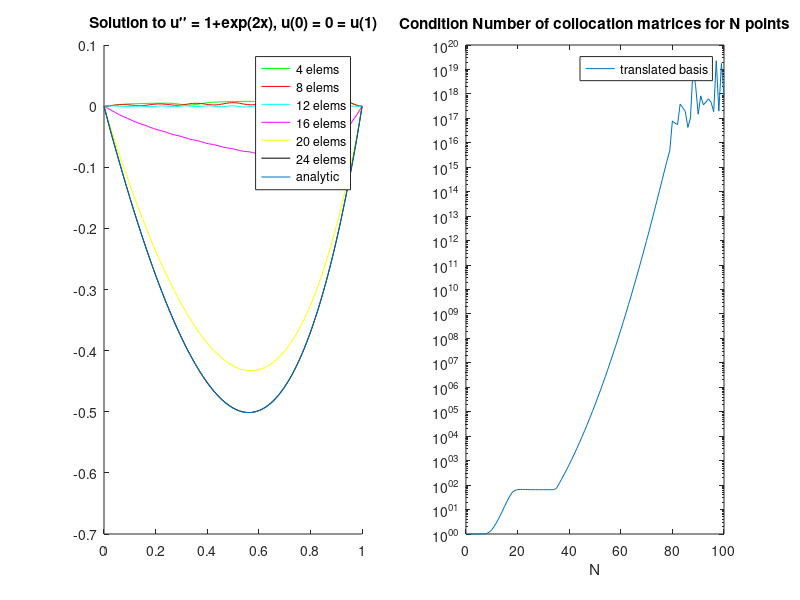

MATLAB code for this plot:
clear all; close all; clc

% Solves u'' = 1 + e^(2x), u(0) = 0 = u(1)

epsilon = 350;
f   = @(x,center) ( exp(-epsilon.*((x-center).^2)) );
D1f = @(x,center) ( -2.*epsilon.*(x-center).*f(x,center) );
D2f = @(x,center) ( 2.*epsilon.*(2.*epsilon.*((x-center).^2)-1).* ...
                    f(x,center) );


rhs = @(x) ( 1 + exp(2.*x) );
u_analytic = @(x) ( 0.25.*((2.*x.^2)-exp(2).*x-x+exp(2.*x)-1) );

pts = linspace(0,1);
subplot(1,2,1);
hold on;
colors = 'grcmyk';

%% Calculate numerical solution
for N=[4 8 12 16 20 24];
    colloc_pts = linspace(0,1,N);
    
    % translated basis
    tmp = repmat(colloc_pts, N, 1);
    colloc_mat = [D2f(tmp',tmp)   zeros(N,2); 
                  f(0, colloc_pts) 1 0;
                  f(1, colloc_pts) 1 1];
    coef = colloc_mat\[rhs(colloc_pts)';0;0]; % include 0 bc
    
    % newton basis
    lambda = zeros(N,1);
    for i=2:N;
        lambda(i) = rhs(colloc_pts(i)) - lambda(i-1);
    end
    

    u_numeric = @(x) ( [f(x,colloc_pts) 1 x]*coef );
    plot(pts, arrayfun(u_numeric, pts), colors(1));
    colors = colors(2:end);
end

plot(pts, u_analytic(pts));
title('Solution to u\prime\prime = 1+exp(2x), u(0) = 0 = u(1)');
legend('4 elems', ...
       '8 elems', ...
       '12 elems', ...
       '16 elems', ...
       '20 elems', ...
       '24 elems', ...
       'analytic')

%% Calculate condition numbers of collocation matrices
trans_cond = zeros(100);
newt_cond = zeros(100);
subplot(1,2,2);
for N=1:100;
    colloc_pts = linspace(0,1,N);
    tmp = repmat(colloc_pts, N, 1);
    trans_cond(N) = cond(D2f(tmp',tmp));
end
semilogy(trans_cond);
title('Condition Number of collocation matrices for N points');
legend('translated basis');
xlabel('N');
